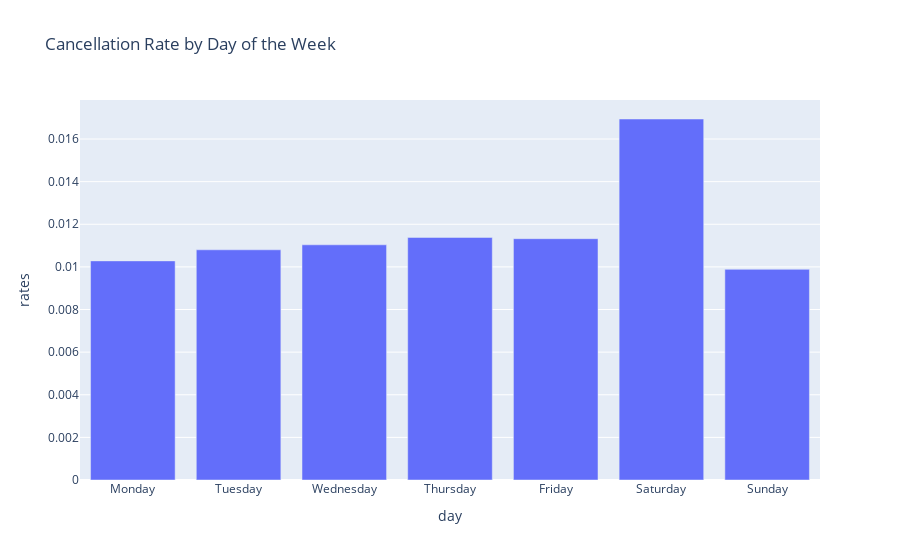

The notebook cell this image was saved under:
### Markdown cell above
## Order cancel rate vs day of week

### Code cell
days_str = ['Monday', 'Tuesday', 'Wednesday', 'Thursday', 'Friday', 'Saturday', 'Sunday']
days = [0,1,2,3,4,5,6]
data = []
for day in days:
    cancelled = df[df['order_day'] == day]['cancelled'].values
    data+=[[days_str[day], sum(cancelled), len(cancelled) - sum(cancelled), sum(cancelled)/len(cancelled)]]
data = pd.DataFrame(data, columns = ["day", "cancelled", "delivered", 'rates'])
px.bar(data, x = 'day', y = 'rates', title = 'Cancellation Rate by Day of the Week')

### Figure 1 — Plotly figure (JSON) as saved in the notebook; plotly's stock layout.template omitted (floating-point values rounded to 4 significant figures)
{"data": [{"alignmentgroup": "True", "hovertemplate": "day=%{x}<br>rates=%{y}<extra></extra>", "legendgroup": "", "marker": {"color": "#636efa", "pattern": {"shape": ""}}, "name": "", "offsetgroup": "", "orientation": "v", "showlegend": false, "textposition": "auto", "type": "bar", "x": ["Monday", "Tuesday", "Wednesday", "Thursday", "Friday", "Saturday", "Sunday"], "xaxis": "x", "y": [0.01028, 0.0108, 0.01104, 0.01138, 0.01132, 0.01694, 0.009884], "yaxis": "y"}], "layout": {"barmode": "relative", "legend": {"tracegroupgap": 0}, "title": {"text": "Cancellation Rate by Day of the Week"}, "xaxis": {"anchor": "y", "domain": [0, 1], "title": {"text": "day"}}, "yaxis": {"anchor": "x", "domain": [0, 1], "title": {"text": "rates"}}}}
